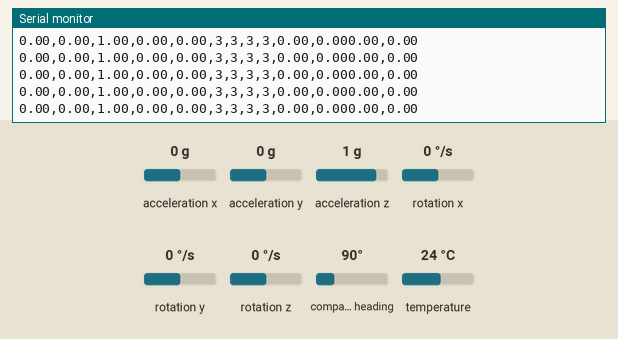
This sketch was run on a simulated Arduino Uno, built with avr-gcc and run on an emulated ATmega328P. On the bench: the last lines printed to the serial monitor. The inputs (shaded band) are chosen by the test bench; at power-on: acceleration x 0 g, acceleration y 0 g, acceleration z 1 g, rotation x 0 °/s, rotation y 0 °/s, rotation z 0 °/s, compass heading 90°, temperature 24 °C.

Above: at 2.2 s.
2.3 s: acceleration x set to -1.4 g
At 2.4 s:
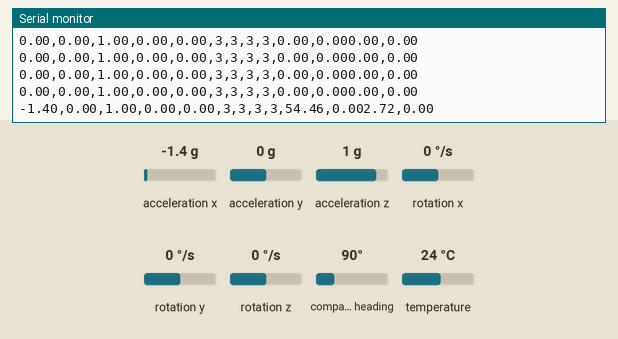
3.8 s: acceleration y set to -1.4 g
At 3.8 s:
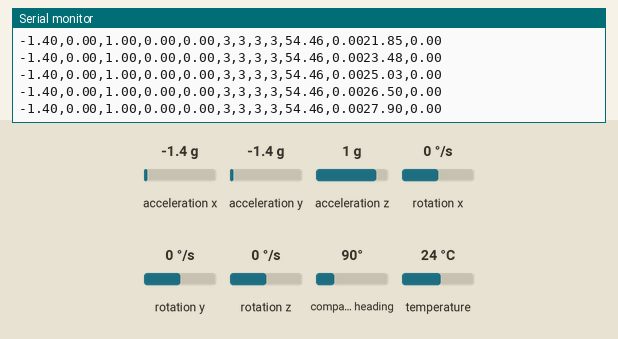
5.3 s: acceleration z set to -1.4 g
At 5.3 s:
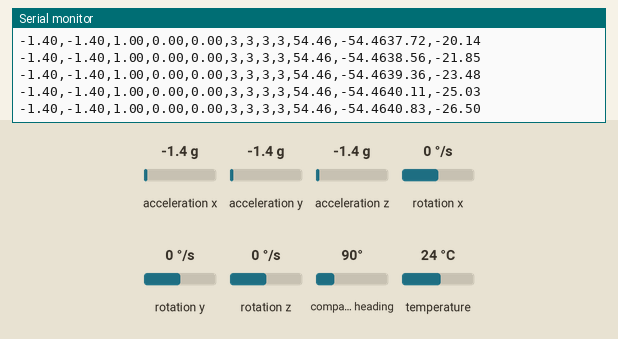
6.8 s: rotation x set to -192 °/s
At 6.81 s:
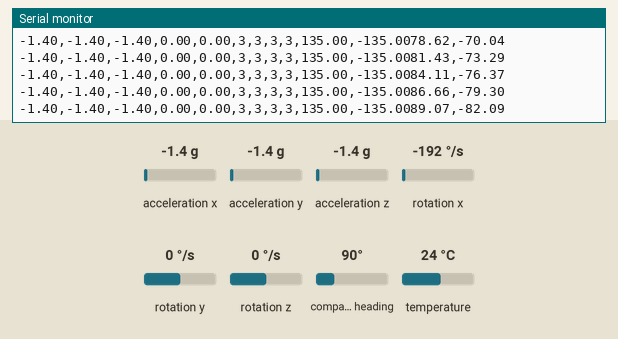
8.3 s: rotation y set to -192 °/s
At 8.32 s:
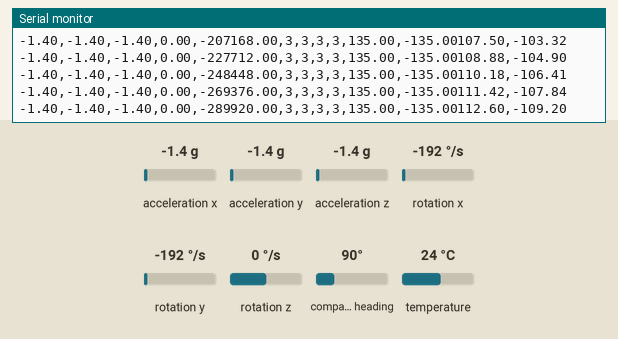
Timing chart, 0 to 10.8 s (numbered marks = the images above; inputs shaded):
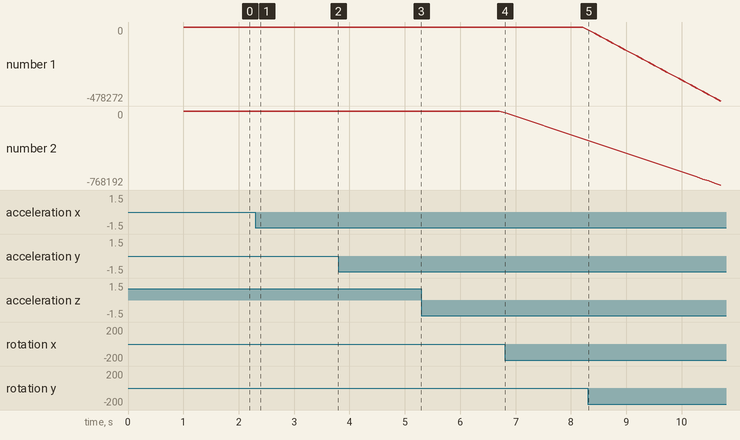

The sketch:

2gyro.ino
```cpp
// pra accel e gyro juntos na vdd mas fds, esse é o código mais completo
#include <Wire.h>
#include <Adafruit_Sensor.h>
#include <Adafruit_BNO055.h>
#include <utility/imumaths.h>
#include <math.h>

#define BNO055_SAMPLERATE_DELAY_MS (100)
Adafruit_BNO055 myIMU = Adafruit_BNO055();

float thetaM;
float phiM;
float thetaFold=0;
float thetaFnew;
float phiFold=0;
float phiFnew;

float thetaG=0;
float phiG=0;
float dt; //altera no tempo pela ultima medida
//(baseado na velocidade angular (ômega) do eixo em questão)
unsigned long millisOld;

void setup() {
  Serial.begin(115200);
  myIMU.begin();
  delay(1000);
  int8_t temp=myIMU.getTemp();
  myIMU.setExtCrystalUse(true);
  millisOld=millis();
}

void loop() {
  uint8_t system, gyro, accel, mg = 0;
  myIMU.getCalibration(&system, &gyro, &accel, &mg);

  imu::Vector<3> acc = myIMU.getVector(Adafruit_BNO055::VECTOR_ACCELEROMETER);
  imu::Vector<3> gyr = myIMU.getVector(Adafruit_BNO055::VECTOR_GYROSCOPE);
        //+ um vetor e add do segundo grau de liberdade

  thetaM=-atan2(acc.x()/9.8,acc.z()/9.8)/2/3.141592654*360;
  phiM=atan2(acc.y()/9.8,acc.z()/9.8)/2/3.141592654*360;

  thetaFnew=.95*thetaFold+.05*thetaM;
  phiFnew=.95*phiFold+.05*phiM;

  dt=(millis()-millisOld); //variação tempo
  millisOld=millis();

  thetaG=thetaG+gyr.y()*dt; // thetaG + ômega (velocidade angular) * dt
  phiG=phiG+gyr.x()*dt;

  Serial.print(acc.x()/9.8);
  Serial.print(",");
  Serial.print(acc.y()/9.8);
  Serial.print(",");
  Serial.print(acc.z()/9.8);
  Serial.print(",");

  Serial.print(thetaG); //gyro após add variação do tempo
  Serial.print(",");
  Serial.print(phiG);
  Serial.print(",");


  Serial.print(accel);
  Serial.print(",");
  Serial.print(gyro);
  Serial.print(",");
  Serial.print(mg);
  Serial.print(",");
  Serial.print(system);
  Serial.print(",");


  Serial.print(thetaM);
  Serial.print(",");
  Serial.print(phiM);
  Serial.print(thetaFnew);
  Serial.print(",");
  Serial.println(phiFnew);

  phiFold=phiFnew;
  thetaFold=thetaFnew;

  delay(BNO055_SAMPLERATE_DELAY_MS);
}
```

5pyAnim8.ino
```cpp
// Arduino para o pySerial (mostrar os dados em tempo real)
```

Measured:
- after the input at 2.3 s, the serial monitor: prints a new line after 0.10 s (image 1)
- plotted number 1: 0 → -478272 after the input at 8.3 s
- plotted number 2: 0 → -289920 after the input at 6.8 s, -289920 → -768192 after the input at 8.3 s
